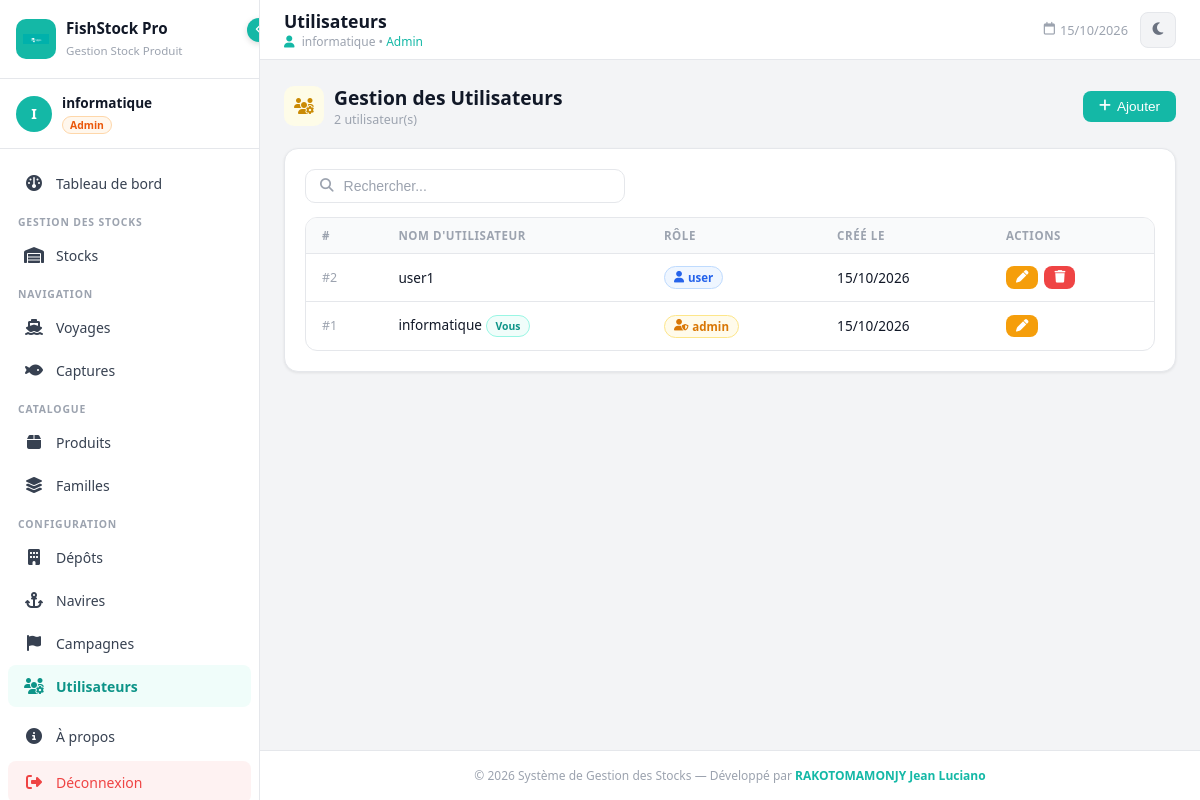
The app's page /pages_principale/user.php (signed in) with its own data.
### tables this page shows
CREATE TABLE users (
    id INT AUTO_INCREMENT PRIMARY KEY,
    username VARCHAR(50) NOT NULL UNIQUE,
    password VARCHAR(255) NOT NULL,
    role ENUM('admin','user') NOT NULL DEFAULT 'user',
    created_at TIMESTAMP DEFAULT CURRENT_TIMESTAMP
);

### include/auth_check.php (called while the page is built, shortened)
<?php
function isAdmin(): bool {
    return ($_SESSION['role'] ?? '') === 'admin';
}

### pages_principale/user.php (the view, shortened to what this page needs)
<?php
require_once '../include/auth_check.php';
require_once '../include/connexion.php';
$msg=''; $msgType=''; $pageTitle='Utilisateurs';
$rows=$pdo->query("SELECT id,username,role,created_at FROM users ORDER BY id DESC")->fetchAll();
include_once '../include/page_start.php';
?>
<div style="display:flex;align-items:center;justify-content:space-between;margin-bottom:20px;flex-wrap:wrap;gap:10px;">
    <div style="display:flex;align-items:center;gap:10px;">
        <div style="width:40px;height:40px;background:#fefce8;border-radius:10px;display:flex;align-items:center;justify-content:center;"><i class="fa-solid fa-users-gear" style="color:#ca8a04"></i></div>
        <div><h2 style="font-size:1.2rem;font-weight:700;color:var(--text-primary)">Gestion des Utilisateurs</h2><p style="font-size:.78rem;color:var(--text-muted)"><?=count($rows)?> utilisateur(s)</p></div>
    </div>
    <button onclick="openModal('modalAdd')" class="btn btn-primary"><i class="fa-solid fa-plus"></i> Ajouter</button>
</div>
<div class="card">
    <div style="margin-bottom:14px;"><div class="search-wrap"><i class="fa-solid fa-magnifying-glass"></i><input type="text" id="searchInput" placeholder="Rechercher..."></div></div>
    <div class="table-wrapper"><table>
        <thead><tr><th>#</th><th>Nom d'utilisateur</th><th>Rôle</th><th>Créé le</th><th>Actions</th></tr></thead>
        <tbody id="tableBody">
        <?php foreach($rows as $r): $bClass=$r['role']==='admin'?'badge-warning':'badge-info'; $iClass=$r['role']==='admin'?'fa-user-shield':'fa-user'; ?>
        <tr>
            <td style="color:var(--text-muted);font-size:.78rem;">#<?=$r['id']?></td>
            <td style="font-weight:500;"><?=htmlspecialchars($r['username'])?> <?=$r['id']==$_SESSION['user_id']?'<span class="badge badge-teal" style="font-size:.65rem">Vous</span>':''?></td>
            <td><span class="badge <?=$bClass?>"><i class="fa-solid <?=$iClass?>"></i> <?=$r['role']?></span></td>
            <td><?=date('d/m/Y',strtotime($r['created_at']))?></td>
            <td><div style="display:flex;gap:6px;">
                <button onclick='fillEdit(<?=json_encode($r)?>)' class="btn btn-warning btn-sm"><i class="fa-solid fa-pen"></i></button>
                <?php if($r['id']!=$_SESSION['user_id']): ?><a href="?action=delete&id=<?=$r['id']?>" class="btn btn-danger btn-sm confirm-action" data-confirm="Supprimer ?"><i class="fa-solid fa-trash"></i></a><?php endif; ?>
            </div></td>
        </tr>
        <?php endforeach; ?>
        </tbody>
    </table></div>
</div>
<?php include '../include/page_end.php'; ?>
</body></html>

### include/page_start.php (shortened to what this page needs)
<!DOCTYPE html>
<html lang="fr">
<head>
    <link rel="stylesheet" href="https://cdnjs.cloudflare.com/ajax/libs/font-awesome/6.5.0/css/all.min.css">
    <link rel="stylesheet" href="../include/style.css">
</head>
<body>
<div class="app-layout">
<?php include '../include/sidebar.php'; ?>
<div class="main-wrapper" id="mainWrapper">
<div class="topbar">
    <div style="display:flex;align-items:center;gap:12px;">
        <div>
            <div class="topbar-title"><?= htmlspecialchars($pageTitle ?? '') ?></div>
            <div class="topbar-subtitle">
                <i class="fa-solid fa-user" style="margin-right:4px;color:var(--primary)"></i>
                <?= htmlspecialchars($_SESSION['username'] ?? '') ?>
                &bull; <span style="color:var(--primary)"><?= isAdmin() ? 'Admin' : 'Utilisateur' ?></span>
            </div>
        </div>
    </div>
    <div class="topbar-right">
        <span class="topbar-date"><i class="fa-regular fa-calendar"></i> <?= date('d/m/Y') ?></span>
        <button class="theme-toggle" id="themeToggle" title="Changer de thème">
        </button>
    </div>
</div>
<div class="page-content">

### include/sidebar.php (shortened to what this page needs)
<?php
$currentPage = basename($_SERVER['PHP_SELF'], '.php');
$isAdmin = ($_SESSION['role'] ?? '') === 'admin';
$username = $_SESSION['username'] ?? 'Utilisateur';
$initial = strtoupper(substr($username, 0, 1));
?>
<aside class="sidebar" id="sidebar">
    <button class="sidebar-toggle" id="sidebarToggle" title="Réduire">
        <i class="fa-solid fa-chevron-left"></i>
    </button>
    <a href="index.php" class="sidebar-logo">
        <div class="sidebar-logo-icon">
            <img src="../images/logo_refrige.png" alt="Logo"
                 onerror="this.parentElement.innerHTML='<i class=\'fa-solid fa-fish\' style=\'color:white;font-size:1.1rem\'></i>'">
        </div>
        <div class="sidebar-logo-text">
            <strong>FishStock Pro</strong>
            <span>Gestion Stock Produit</span>
        </div>
    </a>
    <div class="sidebar-user">
        <div class="sidebar-avatar"><?= $initial ?></div>
        <div class="sidebar-user-info">
            <strong><?= htmlspecialchars($username) ?></strong>
            <?php if ($isAdmin): ?>
            <span class="sidebar-badge-admin">Admin</span>
            <?php else: ?>
            <span class="sidebar-badge-user">Utilisateur</span>
            <?php endif; ?>
        </div>
    </div>
    <nav class="sidebar-nav">
        <a href="index.php" class="sidebar-link <?= $currentPage === 'index' ? 'active' : '' ?>">
            <span class="link-icon"><i class="fa-solid fa-gauge"></i></span>
            <span class="link-label">Tableau de bord</span>
        </a>
        <?php if ($isAdmin): ?>
        <div class="sidebar-section-label">GESTION DES STOCKS</div>
        <a href="stock.php" class="sidebar-link <?= $currentPage === 'stock' ? 'active' : '' ?>">
            <span class="link-icon"><i class="fa-solid fa-warehouse"></i></span>
            <span class="link-label">Stocks</span>
        </a>
        <div class="sidebar-section-label">NAVIGATION</div>
        <a href="voyage.php" class="sidebar-link <?= $currentPage === 'voyage' ? 'active' : '' ?>">
            <span class="link-icon"><i class="fa-solid fa-ship"></i></span>
            <span class="link-label">Voyages</span>
        </a>
        <a href="capture.php" class="sidebar-link <?= $currentPage === 'capture' ? 'active' : '' ?>">
            <span class="link-icon"><i class="fa-solid fa-fish"></i></span>
            <span class="link-label">Captures</span>
        </a>
        <div class="sidebar-section-label">CATALOGUE</div>
        <a href="produit.php" class="sidebar-link <?= $currentPage === 'produit' ? 'active' : '' ?>">
            <span class="link-icon"><i class="fa-solid fa-box"></i></span>
            <span class="link-label">Produits</span>
        </a>
        <a href="famille.php" class="sidebar-link <?= $currentPage === 'famille' ? 'active' : '' ?>">
            <span class="link-icon"><i class="fa-solid fa-layer-group"></i></span>
            <span class="link-label">Familles</span>
        </a>
        <div class="sidebar-section-label">CONFIGURATION</div>
        <a href="depot.php" class="sidebar-link <?= $currentPage === 'depot' ? 'active' : '' ?>">
            <span class="link-icon"><i class="fa-solid fa-building"></i></span>
            <span class="link-label">Dépôts</span>
        </a>
        <a href="navire.php" class="sidebar-link <?= $currentPage === 'navire' ? 'active' : '' ?>">
            <span class="link-icon"><i class="fa-solid fa-anchor"></i></span>
            <span class="link-label">Navires</span>
        </a>
        <a href="campagne.php" class="sidebar-link <?= $currentPage === 'campagne' ? 'active' : '' ?>">
            <span class="link-icon"><i class="fa-solid fa-flag"></i></span>
            <span class="link-label">Campagnes</span>
        </a>
        <a href="user.php" class="sidebar-link <?= $currentPage === 'user' ? 'active' : '' ?>">
            <span class="link-icon"><i class="fa-solid fa-users-gear"></i></span>
            <span class="link-label">Utilisateurs</span>
        </a>
        <?php endif; ?>
        <a href="apropos.php" class="sidebar-link <?= $currentPage === 'apropos' ? 'active' : '' ?>" style="margin-top:8px">
            <span class="link-icon"><i class="fa-solid fa-circle-info"></i></span>
            <span class="link-label">À propos</span>
        </a>
        <a href="../auth/logout.php" class="sidebar-link sidebar-link-logout" style="margin-top:4px">
            <span class="link-icon"><i class="fa-solid fa-right-from-bracket"></i></span>
            <span class="link-label">Déconnexion</span>
        </a>
    </nav>
</aside>

### include/page_end.php (shortened to what this page needs)
</div>
<?php include '../include/footer.php'; ?>
</div>
</div>

### include/footer.php
<footer style="padding:16px 24px; border-top:1px solid var(--card-border); background:var(--card-bg); text-align:center;">
    <p style="font-size:0.75rem;color:var(--text-muted);">
        &copy; <?= date('Y') ?> Système de Gestion des Stocks &mdash;
        Développé par <span style="color:var(--primary);font-weight:600;">RAKOTOMAMONJY Jean Luciano</span>
    </p>
</footer>

### records on screen
users: id "2", username "user1", role "user", created_at "15/10/2026"
users: id "1", username "informatique", shows "Vous", role "admin", created_at "15/10/2026"

### other values on screen
$initial "I"
$username "informatique"
$pageTitle "Utilisateurs"
$_SESSION['username'] "informatique"
count($rows) "2"
